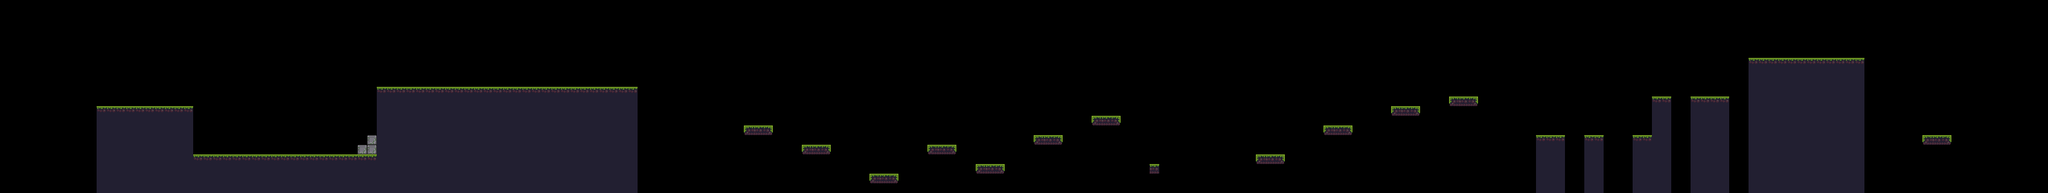

This game map was drawn from its Tiled (.tmx) file and the tilesets committed beside it. A one-line description and the trimmed map source follow:
An orthogonal 212x20 tile map with 16x16 px tiles, 1 tile layer (walls), 3 tilesets.

<map version="1.10" tiledversion="1.11.2" orientation="orthogonal" renderorder="right-down" width="212" height="20" tilewidth="16" tileheight="16" infinite="0" nextlayerid="5" nextobjectid="1">
 <tileset firstgid="1" name="tileSet-hd" tilewidth="16" tileheight="16" tilecount="72" columns="12">
  <image source="img/TileSet/tileSet2.png" trans="fe80fe" width="192" height="96" />
 </tileset>
 <tileset firstgid="73" name="tilSet2" tilewidth="16" tileheight="16" tilecount="72" columns="12">
  <image source="img/TileSet/tileSet2.png" width="192" height="96" />
 </tileset>
 <tileset firstgid="145" name="walls-stone" tilewidth="16" tileheight="16" tilecount="1" columns="1">
  <image source="img/walls/stone.png" width="16" height="16" />
 </tileset>
 <layer id="2" name="walls" width="212" height="20">
  <data>[4240 cells, 773 non-empty, 6 distinct tile ids]</data>
 </layer>
</map>
